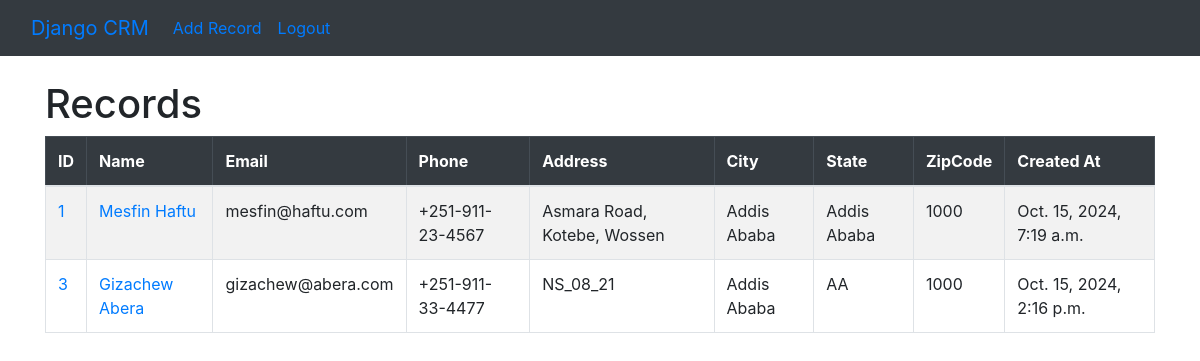
The page / (signed in) on the database as committed earlier.
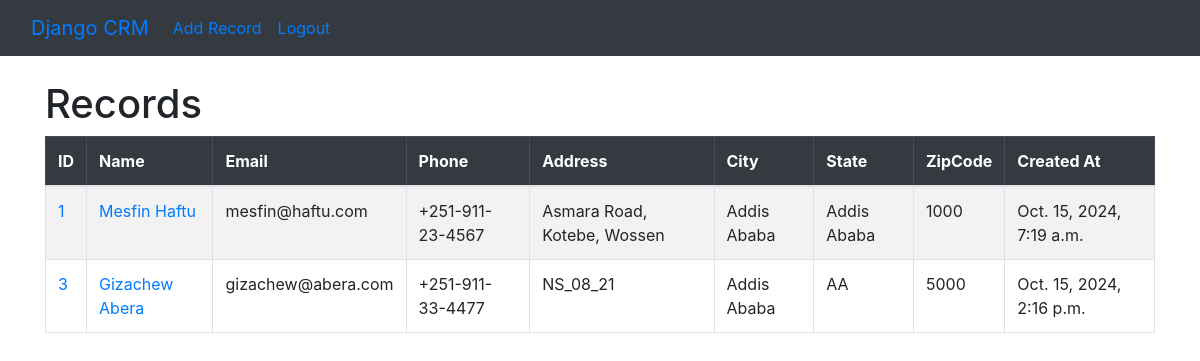
The same page on the database as committed later.
### website/models.py (models this page shows, shortened)
class Record(models.Model):
    first_name = models.CharField(max_length=100)
    last_name = models.CharField(max_length=100)
    email = models.CharField(max_length=100)
    phone = models.CharField(max_length=100)
    address = models.CharField(max_length=100)
    city = models.CharField(max_length=100)
    state = models.CharField(max_length=100)
    zipcode = models.CharField(max_length=100)
    created_at = models.DateTimeField(auto_now_add=True)

### website/views.py (the view)
# urls.py: 2. Add a URL to urlpatterns:  path('', views.home, name='home')
def home(request):
    records = Record.objects.all()
    if request.method == 'POST':
        username = request.POST['username']
        password = request.POST['password']
        user = authenticate(request, username=username, password=password)
        if user is not None:
            login(request, user)
            messages.success(request, "You Have been logged in")
            return redirect('home')
        else:
            messages.error(request, "There was an error logging in, Try again... ")
            return redirect('home')
    else:
        return render(request,"home.html", {'records':records})

### website/templates/home.html (shortened to what this page needs)
{% extends "base.html" %}
{% block content %}
    <div>
        {% if user.is_authenticated %}
            <h1>Records</h1>
            <table class="table table-striped table-hover table-bordered">
                <thead class="table-dark">
                  <tr>
                    <th scope="col">ID</th>
                    <th scope="col">Name</th>
                    <th scope="col">Email</th>
                    <th scope="col">Phone</th>
                    <th scope="col">Address</th>
                    <th scope="col">City</th>
                    <th scope="col">State</th>
                    <th scope="col">ZipCode</th>
                    <th scope="col">Created At</th>
                  </tr>
                </thead>
                <tbody>
                    {% if records %}
                        {% for record in records %}
                            <tr>
                            <td><a href="{% url 'record' record.id %}">{{ record.id }}</a></td>
                            <td><a href="{% url 'record' record.id %}">{{ record.first_name }} {{ record.last_name }}</a></td>
                            <td>{{ record.email }}</td>
                            <td>{{ record.phone }}</td>
                            <td>{{ record.address }}</td>
                            <td>{{ record.city }}</td>
                            <td>{{ record.state }}</td>
                            <td>{{ record.zipcode }}</td>
                            <td>{{ record.created_at }}</td>
                            </tr>
                        {% endfor %}
                    {% endif %}
                </tbody>
            </table>
        {% endif %}
{% endblock %}

Rows that differ between the two databases and show on the page:
changed Record "Gizachew": zipcode "1000" → "5000"
